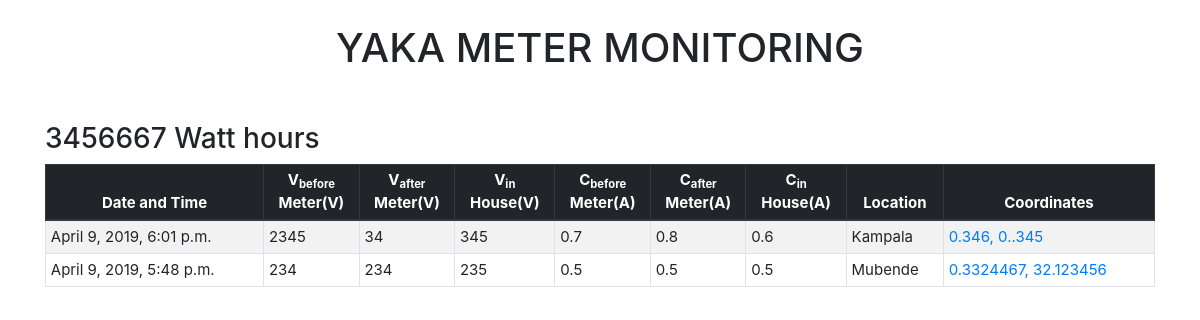
The page /meter_data/datashow/1 on the database as committed earlier.
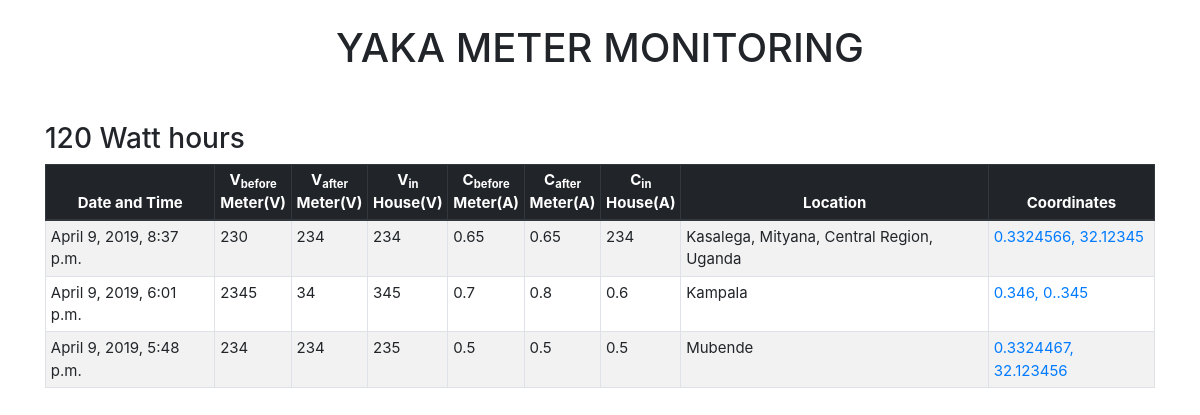
The same page on the database as committed later.
### meter_data/models.py (models this page shows)
class Data(models.Model):
    client = models.ForeignKey(Client, blank= True, on_delete=models.CASCADE)
    vb_meter = models.CharField(max_length = 255)
    va_meter = models.CharField(max_length = 255)
    vin_house = models.CharField(max_length = 255)
    cb_meter = models.CharField(max_length = 255)
    ca_meter = models.CharField(max_length = 255)
    cin_house = models.CharField(max_length = 255)
    energy = models.CharField(max_length = 255)
    received_at = models.DateTimeField(auto_now_add =True)
    latitude = models.CharField(max_length = 255)
    longitude = models.CharField(max_length = 255)
    location = models.CharField(max_length = 255, default = 'Kampala')
    energy = models.CharField(max_length = 255)

### meter_data/views.py (the view)
# urls.py: path('datashow/<int:pk>', views.datashow, name='datashow'),
def datashow(request,pk):
    if(request.method == 'GET'):
        energy_value = 0
        client = Client.objects.get(pk = pk)
        clientdataobject = Data.objects.filter(client = client).order_by("-pk")
        client_data = Data.objects.filter(client=client).order_by("-pk")
        if client_data:
            energy_value = Data.objects.filter(
                client = client).order_by("-pk")[0].energy
        context = {'clientdataobject': clientdataobject, 'client': client, 'energy_value': energy_value}
        print(clientdataobject[0].longitude)
        print(clientdataobject[0].latitude)
        return render(request, 'tableview.html', context)

### meter_data/templates/tableview.html (shortened to what this page needs)
<!DOCTYPE html>
<html lang="en">
<head>
    <link rel="stylesheet" href="https://maxcdn.bootstrapcdn.com/bootstrap/4.0.0/css/bootstrap.min.css">
</head>
<body>
    <div class = "container"><br>
        <h1 class = "text-center">
            YAKA METER MONITORING
        </h1>
        <div>
        <h3 class = "ml-auto">
            {{ energy_value }} Watt hours
        </h3>
        </div>
        <table class="table table-striped table-edits table-bordered">
            <thead class="thead-dark">
                <tr class="text-center">
                    <th>Date and Time </th>
                    <th>V<sub>before</sub><br>Meter(V) </th>
                    <th>V<sub>after</sub><br>Meter(V)</th>
                    <th>V<sub>in</sub><br>House(V)</th>
                    <th>C<sub>before</sub><br> Meter(A) </th>
                    <th>C<sub>after</sub><br>Meter(A)</th>
                    <th>C<sub>in</sub><br>House(A) </th>
                    <th>Location</th>
                    <th>Coordinates</th>
                </tr>
            </thead>
                <tbody>
                    {%for data in clientdataobject %}
                <tr >
                    <td>{{data.received_at}}</td>
                    <td>{{data.vb_meter}}</td>
                    <td>{{data.va_meter}}</td>
                    <td>{{data.vin_house}}</td>
                    <td>{{data.cb_meter}}</td>
                    <td>{{data.ca_meter}}</td>
                    <td>{{data.cin_house}}</td>
                    <td>{{data.location}}</td>
                    {% if data.location == 'Null' %}
                    <td>{{data.latitude}}, {{data.longitude}}</td>
                    {% else %}
                    <td><a href="https://www.google.com?q={{data.latitude}}, {{data.longitude}}" target = "_blank">{{data.latitude}}, {{data.longitude}}</a></td>
                    {% endif %}
                </tr>
                {% endfor %}
                </tbody>
            </table>
    </div>
</body>
</html>

### meter_data/templates/tableview.html (style rules this page uses)
h1 { margin-bottom: 50px; }
.table-edits { font-size: 15px ; }
.table-edits tbody tr td, .table-edits thead tr th { padding: 0.3rem ; }

Rows that differ between the two databases and show on the page:
added Data: energy "120", received_at "April 9, 2019, 8:37 p.m.", vb_meter "230", va_meter "234", vin_house "234", cb_meter "0.65", ca_meter "0.65", cin_house "234", location "Kasalega, Mityana, Central Region, Uganda", latitude "0.3324566", longitude "32.12345"
Other text that changed with them:
{{ energy_value }}: "3456667" → "120"
